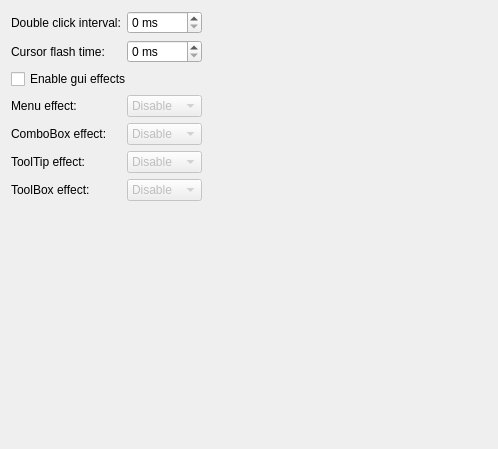
<?xml version="1.0" encoding="UTF-8"?>
<ui version="4.0">
 <class>InterfacePage</class>
 <widget class="QWidget" name="InterfacePage">
  <property name="geometry">
   <rect>
    <x>0</x>
    <y>0</y>
    <width>498</width>
    <height>449</height>
   </rect>
  </property>
  <property name="windowTitle">
   <string notr="true">Form</string>
  </property>
  <layout class="QGridLayout" name="gridLayout">
   <item row="0" column="0">
    <layout class="QFormLayout" name="formLayout">
     <item row="0" column="0">
      <widget class="QLabel" name="label">
       <property name="text">
        <string>Double click interval:</string>
       </property>
      </widget>
     </item>
     <item row="1" column="0">
      <widget class="QLabel" name="label_2">
       <property name="text">
        <string>Cursor flash time:</string>
       </property>
      </widget>
     </item>
     <item row="4" column="0">
      <widget class="QLabel" name="label_3">
       <property name="text">
        <string>ComboBox effect:</string>
       </property>
      </widget>
     </item>
     <item row="5" column="0">
      <widget class="QLabel" name="label_4">
       <property name="text">
        <string>ToolTip effect:</string>
       </property>
      </widget>
     </item>
     <item row="6" column="0">
      <widget class="QLabel" name="label_5">
       <property name="text">
        <string>ToolBox effect:</string>
       </property>
      </widget>
     </item>
     <item row="0" column="1">
      <widget class="QSpinBox" name="doubleClickIntervalSpinBox">
       <property name="suffix">
        <string> ms</string>
       </property>
       <property name="maximum">
        <number>2000</number>
       </property>
      </widget>
     </item>
     <item row="1" column="1">
      <widget class="QSpinBox" name="cursorFlashTimeSpinBox">
       <property name="suffix">
        <string> ms</string>
       </property>
       <property name="maximum">
        <number>4000</number>
       </property>
      </widget>
     </item>
     <item row="4" column="1">
      <widget class="QComboBox" name="coboBoxEffectComboBox">
       <property name="enabled">
        <bool>false</bool>
       </property>
       <item>
        <property name="text">
         <string>Disable</string>
        </property>
       </item>
       <item>
        <property name="text">
         <string>Animate</string>
        </property>
       </item>
      </widget>
     </item>
     <item row="5" column="1">
      <widget class="QComboBox" name="toolTipEffectComboBox">
       <property name="enabled">
        <bool>false</bool>
       </property>
       <item>
        <property name="text">
         <string>Disable</string>
        </property>
       </item>
       <item>
        <property name="text">
         <string>Animate</string>
        </property>
       </item>
       <item>
        <property name="text">
         <string>Fade</string>
        </property>
       </item>
      </widget>
     </item>
     <item row="6" column="1">
      <widget class="QComboBox" name="toolBoxEffectComboBox">
       <property name="enabled">
        <bool>false</bool>
       </property>
       <item>
        <property name="text">
         <string>Disable</string>
        </property>
       </item>
       <item>
        <property name="text">
         <string>Animate</string>
        </property>
       </item>
      </widget>
     </item>
     <item row="3" column="0">
      <widget class="QLabel" name="label_6">
       <property name="text">
        <string>Menu effect:</string>
       </property>
      </widget>
     </item>
     <item row="3" column="1">
      <widget class="QComboBox" name="menuEffectComboBox">
       <property name="enabled">
        <bool>false</bool>
       </property>
       <item>
        <property name="text">
         <string>Disable</string>
        </property>
       </item>
       <item>
        <property name="text">
         <string>Animate</string>
        </property>
       </item>
       <item>
        <property name="text">
         <string>Fade</string>
        </property>
       </item>
      </widget>
     </item>
     <item row="2" column="0" colspan="2">
      <widget class="QCheckBox" name="guiEffectsCheckBox">
       <property name="text">
        <string>Enable gui effects</string>
       </property>
      </widget>
     </item>
    </layout>
   </item>
   <item row="0" column="1">
    <spacer name="horizontalSpacer">
     <property name="orientation">
      <enum>Qt::Horizontal</enum>
     </property>
     <property name="sizeHint" stdset="0">
      <size>
       <width>238</width>
       <height>20</height>
      </size>
     </property>
    </spacer>
   </item>
   <item row="1" column="0">
    <spacer name="verticalSpacer">
     <property name="orientation">
      <enum>Qt::Vertical</enum>
     </property>
     <property name="sizeHint" stdset="0">
      <size>
       <width>20</width>
       <height>259</height>
      </size>
     </property>
    </spacer>
   </item>
  </layout>
 </widget>
 <resources/>
 <connections>
  <connection>
   <sender>guiEffectsCheckBox</sender>
   <signal>toggled(bool)</signal>
   <receiver>menuEffectComboBox</receiver>
   <slot>setEnabled(bool)</slot>
   <hints>
    <hint type="sourcelabel">
     <x>126</x>
     <y>86</y>
    </hint>
    <hint type="destinationlabel">
     <x>201</x>
     <y>114</y>
    </hint>
   </hints>
  </connection>
  <connection>
   <sender>guiEffectsCheckBox</sender>
   <signal>toggled(bool)</signal>
   <receiver>coboBoxEffectComboBox</receiver>
   <slot>setEnabled(bool)</slot>
   <hints>
    <hint type="sourcelabel">
     <x>75</x>
     <y>84</y>
    </hint>
    <hint type="destinationlabel">
     <x>160</x>
     <y>153</y>
    </hint>
   </hints>
  </connection>
  <connection>
   <sender>guiEffectsCheckBox</sender>
   <signal>toggled(bool)</signal>
   <receiver>toolTipEffectComboBox</receiver>
   <slot>setEnabled(bool)</slot>
   <hints>
    <hint type="sourcelabel">
     <x>54</x>
     <y>84</y>
    </hint>
    <hint type="destinationlabel">
     <x>155</x>
     <y>184</y>
    </hint>
   </hints>
  </connection>
  <connection>
   <sender>guiEffectsCheckBox</sender>
   <signal>toggled(bool)</signal>
   <receiver>toolBoxEffectComboBox</receiver>
   <slot>setEnabled(bool)</slot>
   <hints>
    <hint type="sourcelabel">
     <x>36</x>
     <y>91</y>
    </hint>
    <hint type="destinationlabel">
     <x>156</x>
     <y>216</y>
    </hint>
   </hints>
  </connection>
 </connections>
</ui>
